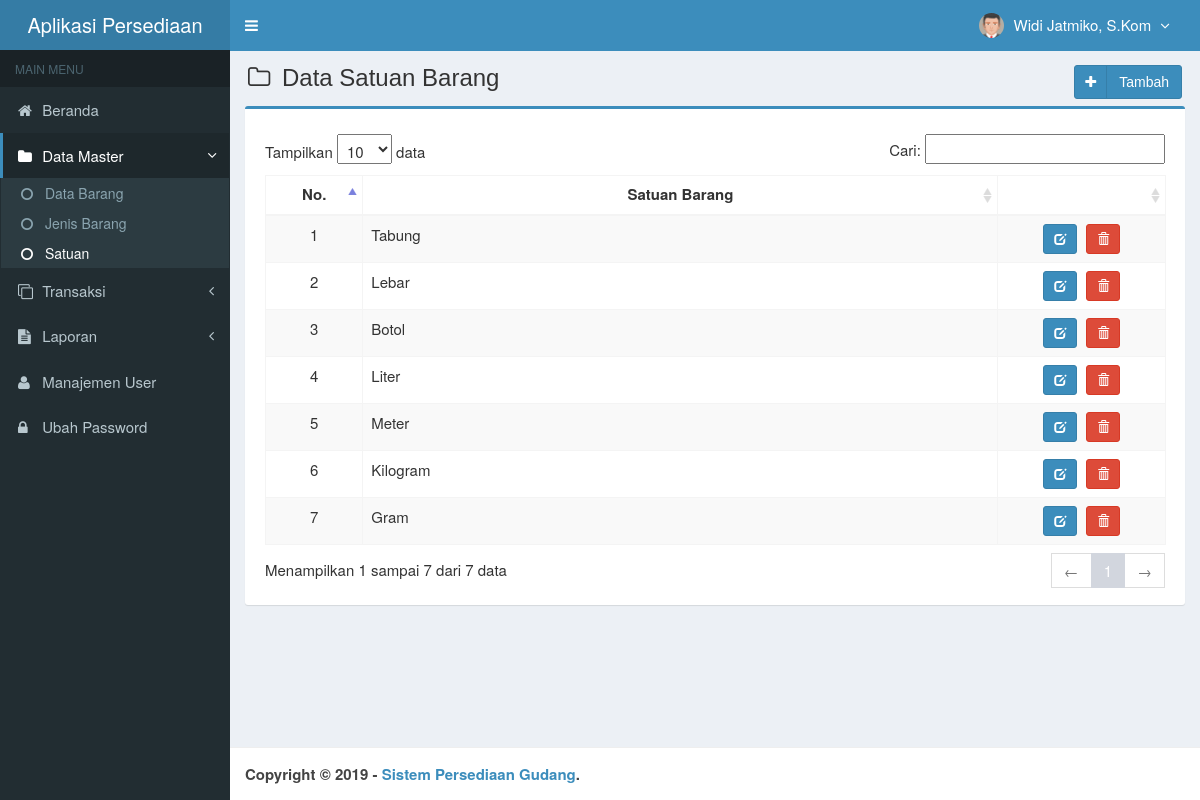
Page /main.php?module=satuan (signed in) on the committed database.
### tables this page shows
CREATE TABLE IF NOT EXISTS `is_users` (
`id_user` smallint(6) NOT NULL,
  `username` varchar(50) NOT NULL,
  `nama_user` varchar(50) NOT NULL,
  `password` varchar(50) NOT NULL,
  `email` varchar(50) DEFAULT NULL,
  `telepon` varchar(13) DEFAULT NULL,
  `foto` varchar(100) DEFAULT NULL,
  `hak_akses` enum('Super Admin','Manajer','Gudang') NOT NULL,
  `status` enum('aktif','blokir') NOT NULL DEFAULT 'aktif',
  `created_at` timestamp NOT NULL DEFAULT CURRENT_TIMESTAMP,
  `updated_at` timestamp NOT NULL DEFAULT CURRENT_TIMESTAMP ON UPDATE CURRENT_TIMESTAMP
);

CREATE TABLE IF NOT EXISTS `is_satuan` (
`id_satuan` int(11) NOT NULL,
  `nama_satuan` varchar(30) NOT NULL,
  `created_user` smallint(6) NOT NULL,
  `created_date` timestamp NOT NULL DEFAULT CURRENT_TIMESTAMP,
  `updated_user` smallint(6) NOT NULL,
  `updated_date` timestamp NOT NULL DEFAULT CURRENT_TIMESTAMP ON UPDATE CURRENT_TIMESTAMP
);

### modules/satuan/view.php (the view, shortened to what this page needs)
<section class="content-header">
  <h1>
    <i class="fa fa-folder-o icon-title"></i> Data Satuan Barang
    <a class="btn btn-primary btn-social pull-right" href="?module=form_satuan&form=add" title="Tambah Data" data-toggle="tooltip">
      <i class="fa fa-plus"></i> Tambah
    </a>
  </h1>
</section>
<section class="content">
  <div class="row">
    <div class="col-md-12">
      <div class="box box-primary">
        <div class="box-body">
          <table id="dataTables1" class="table table-bordered table-striped table-hover">
            <thead>
              <tr>
                <th class="center">No.</th>
                <th class="center">Satuan Barang</th>
                <th></th>
              </tr>
            </thead>
            <tbody>
            <?php
            $no = 1;
            $query = mysqli_query($mysqli, "SELECT * FROM is_satuan ORDER BY id_satuan DESC")
                                            or die('Ada kesalahan pada query tampil Data Satuan Barang: '.mysqli_error($mysqli));
            while ($data = mysqli_fetch_assoc($query)) {
              echo "<tr>
                      <td width='40' class='center'>$no</td>
                      <td width='350'>$data[nama_satuan]</td>
                      <td class='center' width='80'>
                        <div>
                          <a data-toggle='tooltip' data-placement='top' title='Ubah' style='margin-right:5px' class='btn btn-primary btn-sm' href='?module=form_satuan&form=edit&id=$data[id_satuan]'>
                              <i style='color:#fff' class='glyphicon glyphicon-edit'></i>
                          </a>";
            ?>
                          <a data-toggle="tooltip" data-placement="top" title="Hapus" class="btn btn-danger btn-sm" href="modules/satuan/proses.php?act=delete&id=<?php echo $data['id_satuan'];?>" onclick="return confirm('Anda yakin ingin menghapus satuan barang <?php echo $data['nama_satuan']; ?> ?');">
                              <i style="color:#fff" class="glyphicon glyphicon-trash"></i>
                          </a>
            <?php
              echo "    </div>
                      </td>
                    </tr>";
              $no++;
            }
            ?>
            </tbody>
          </table>
        </div>
      </div>
    </div>
  </div>
</section><!-- /.content

### top-menu.php (shortened to what this page needs)
<?php
require_once "config/database.php";
$query = mysqli_query($mysqli, "SELECT id_user, nama_user, foto, hak_akses FROM is_users WHERE id_user='$_SESSION[id_user]'")
                                or die('Ada kesalahan pada query tampil Manajemen User: '.mysqli_error($mysqli));
$data = mysqli_fetch_assoc($query);
?>
<li class="dropdown user user-menu">
  <a href="#" class="dropdown-toggle" data-toggle="dropdown">
  <?php
  if ($data['foto']=="") { ?>
    <img src="images/user/user-default.png" class="user-image" alt="User Image"/>
  <?php
  }
  else { ?>
    <img src="images/user/<?php echo $data['foto']; ?>" class="user-image" alt="User Image"/>
  <?php
  }
  ?>
    <span class="hidden-xs"><?php echo $data['nama_user']; ?> <i style="margin-left:5px" class="fa fa-angle-down"></i></span>
  </a>
</li>

### assets/css/style.css (style rules this page uses)
.btn-social *:first-child { border-right: 1px solid rgba(0, 0, 0, 0.1); bottom: 0; font-size: 1em !important; left: 0; line-height: 32px !important; position: absolute; text-align: center; top: 0; width: 32px !important; }
.content-header { padding: 15px 18px 0; position: relative; }
.center { text-align:center; }
.icon-title { margin-right: 5px; }
body { background-color: #fff; color: #333; font-size: 15px; line-height: 1.42857; }

### rows in the picture
is_users: foto (picture), nama_user "Widi Jatmiko, S.Kom"
is_satuan: nama_satuan "Tabung"
is_satuan: nama_satuan "Lebar"
is_satuan: nama_satuan "Botol"
is_satuan: nama_satuan "Liter"
is_satuan: nama_satuan "Meter"
is_satuan: nama_satuan "Kilogram"
is_satuan: nama_satuan "Gram"
